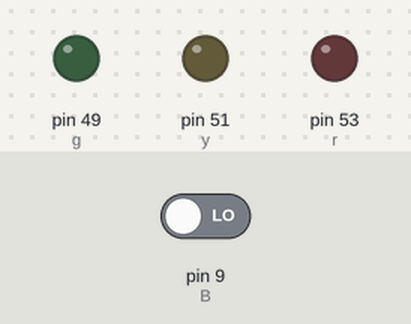
Simulated run of this sketch. Board: Arduino Mega 2560, built with avr-gcc and run on an emulated ATmega2560. Parts: output pins drawn as LEDs (lit = HIGH). Dashed ring = blinking. The inputs (shaded band) are chosen by the test bench; at power-on: pin 9 (B) LOW. What the sketch prints to the serial monitor is not drawn.

Above: at 1.2 s.
1.3 s: pin 9 (B) driven HIGH
At 1.76 s:
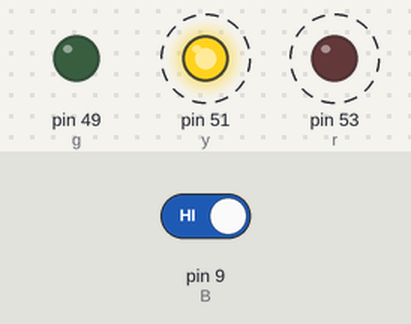
At 2.39 s:
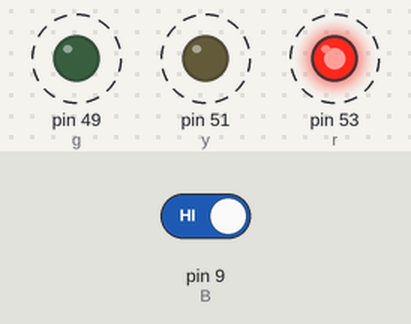
Timing chart, 0 to 10.3 s (numbered marks = the images above; inputs shaded):
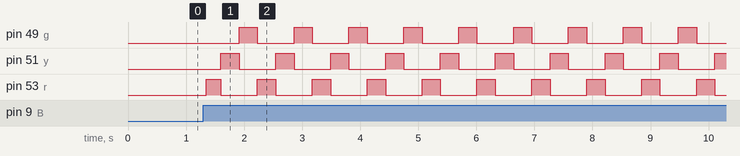

The sketch:

buttonLED.ino
```cpp
#define r 53
#define y 51
#define g 49
#define A 8
#define B 9
#define C 10

int ledState = LOW;         // the current state of the output pin
int buttonState;             // the current reading from the input pin
int lastButtonState = LOW;   // the previous reading from the input pin
int reading = LOW;
int baca1, baca2;

int kondisi = 0;

unsigned long lastDebounceTime = 0;  // the last time the output pin was toggled
unsigned long debounceDelay = 50;    // the debounce time; increase if the output flickers

void bacaButton() {
  reading = digitalRead(B);

  if (reading != lastButtonState) {
    lastDebounceTime = millis();
  }

  if ((millis() - lastDebounceTime) > debounceDelay) {
    if (reading != buttonState) {
      buttonState = reading;

      // only toggle the LED if the new button state is HIGH
      if (buttonState == HIGH) {
        ledState = !ledState;

        if (ledState == HIGH) {
          kondisi = 1;
        }
        else {
          kondisi = 4;
        }
      }
    }
  }

  lastButtonState = reading;
}

void jeda(int waktu) {
  for (int ulang = 0; ulang <= waktu; ulang++) {
    delay(1);
    bacaButton();
    Serial.println(kondisi);
  }
}

void setup() {
  pinMode(r, OUTPUT);
  pinMode(y, OUTPUT);
  pinMode(g, OUTPUT);
  pinMode(A, INPUT);
  pinMode(B, INPUT);
  pinMode(C, INPUT);

  Serial.begin(9600);

  digitalWrite(r, LOW);
  digitalWrite(y, LOW);
  digitalWrite(g, LOW);
}

void loop() {
  while (kondisi == 0) {
    bacaButton();
  }

  while (kondisi == 1) {
    digitalWrite(r, HIGH);
    digitalWrite(y, LOW);
    digitalWrite(g, LOW);
    kondisi = 2;
    jeda(100);
  }
  while (kondisi == 2) {
    digitalWrite(r, LOW);
    digitalWrite(y, HIGH);
    digitalWrite(g, LOW);
    kondisi = 3;
    jeda(100);
  }
  while (kondisi == 3) {
    digitalWrite(r, LOW);
    digitalWrite(y, LOW);
    digitalWrite(g, HIGH);
    kondisi = 1;
    jeda(100);
  }
  while (kondisi == 4) {
    bacaButton();
    digitalWrite(r, LOW);
    digitalWrite(y, LOW);
    digitalWrite(g, LOW);
  }
}
```

Measured:
- after the input at 1.3 s, pin 49 (g): alternates HIGH for 0.32 s and LOW for 0.63 s, starting after 0.61 s; pin 51 (y): alternates HIGH for 0.32 s and LOW for 0.63 s, starting after 0.30 s; pin 53 (r): alternates HIGH for 0.32 s and LOW for 0.63 s, starting after 0.05 s
